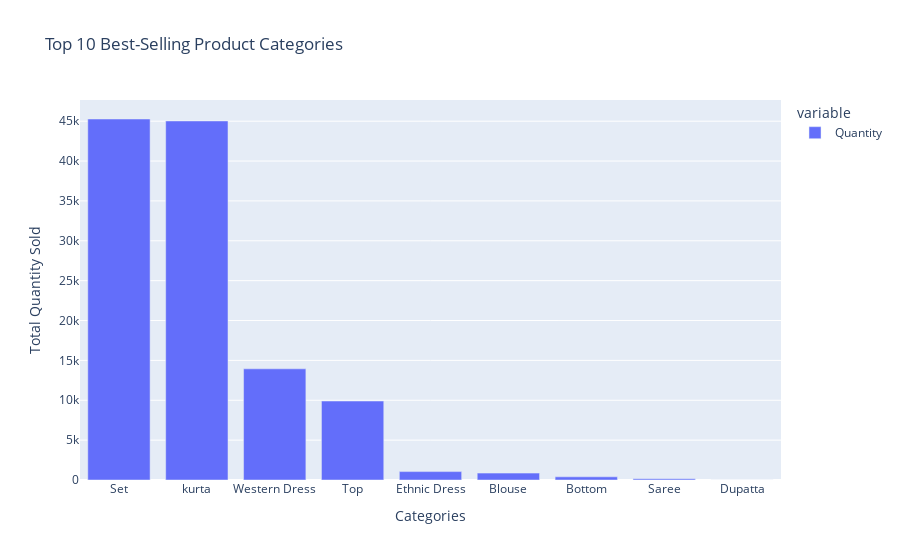

The notebook cell saved with this chart:
### Code cell
px.bar(data_frame=top_categories ,title='Top 10 Best-Selling Product Categories', labels={'category':'Categories' , 'value' :'Total Quantity Sold'})

### Figure 1 — Plotly figure (JSON) as saved in the notebook; plotly's stock layout.template omitted (floating-point values rounded to 4 significant figures)
{"data": [{"alignmentgroup": "True", "hovertemplate": "variable=Quantity<br>Categories=%{x}<br>Total Quantity Sold=%{y}<extra></extra>", "legendgroup": "Quantity", "marker": {"color": "#636efa", "pattern": {"shape": ""}}, "name": "Quantity", "offsetgroup": "Quantity", "orientation": "v", "showlegend": true, "textposition": "auto", "type": "bar", "x": ["Set", "kurta", "Western Dress", "Top", "Ethnic Dress", "Blouse", "Bottom", "Saree", "Dupatta"], "xaxis": "x", "y": [45276, 45030, 13942, 9901, 1053, 863, 398, 152, 3], "yaxis": "y"}], "layout": {"barmode": "relative", "legend": {"title": {"text": "variable"}, "tracegroupgap": 0}, "title": {"text": "Top 10 Best-Selling Product Categories"}, "xaxis": {"anchor": "y", "domain": [0, 1], "title": {"text": "Categories"}}, "yaxis": {"anchor": "x", "domain": [0, 1], "title": {"text": "Total Quantity Sold"}}}}
